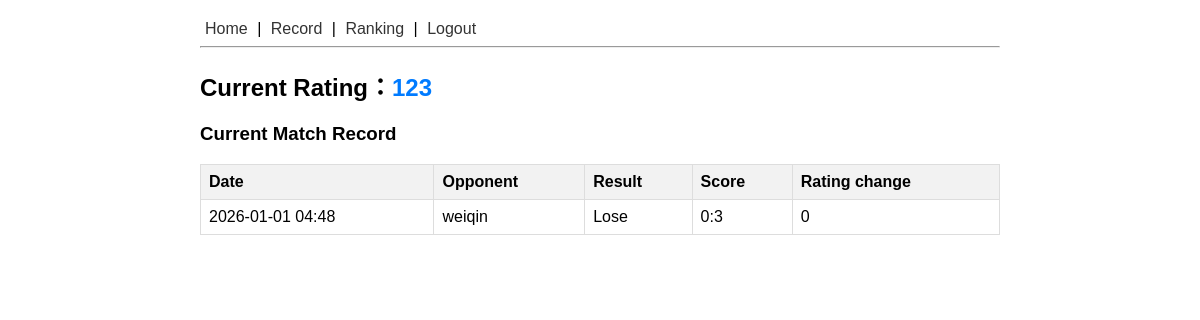
Screenshot of / (signed in) with the database file from the repository.
### tables this page shows
CREATE TABLE matches (
 id INTEGER PRIMARY KEY AUTOINCREMENT,
 user_id INTEGER,
 opponent TEXT,
 result TEXT,
 delta INTEGER,
 score TEXT,
 created_at DATETIME DEFAULT CURRENT_TIMESTAMP
);

### app.py (the view)
@app.route("/")
def index():
    if not login_required():
        return redirect("/login")
    db = get_db()
    cur = db.execute("SELECT rating FROM users WHERE id=?", (session["user_id"],))
    row = cur.fetchone()
    if not row: return redirect("/logout")
    rating = row["rating"]
    matches = db.execute("SELECT opponent, result, delta, created_at, score FROM matches WHERE user_id=? ORDER BY created_at DESC",
                (session["user_id"],)).fetchall()
    if rating == 0:
        return render_template("choose_level.html")
    return render_template("dashboard.html", rating=rating, matches=matches)

### app.py (called while the page is built)
def get_db():
    conn = sqlite3.connect("pingpong.db")
    conn.row_factory = sqlite3.Row
    return conn

def login_required():
    return "user_id" in session

@app.context_processor
def inject_user():
    is_logged_in = "user_id" in session
    is_admin = False
    if is_logged_in:
        db = get_db()
        user = db.execute("SELECT role FROM users WHERE id=?", (session["user_id"],)).fetchone()
        if user and user["role"] == "admin":
            is_admin = True
    return dict(logged_in=is_logged_in, is_admin=is_admin)

### templates/dashboard.html
{% extends 'base.html' %}
{% block content %}
<h2>Current Rating：<span style="color: #007bff;">{{rating}}</span></h2>
<h3>Current Match Record</h3>
{% if matches %}
<table>
    <thead>
        <tr>
            <th>Date</th>
            <th>Opponent</th>
            <th>Result</th>
            <th>Score</th>
            <th>Rating change</th>
        </tr>
    </thead>
    <tbody>
        {% for m in matches %}
        <tr>
            <td>{{m.created_at[:16]}}</td>
            <td>{{m.opponent}}</td>
            <td style="color: {{ 'green' if m.result == 'win' else 'red' }} font-weight: bold;">
                {{ 'Win' if m.result == 'win' else 'Lose' }}
            </td>
            <td>{{m.score}}</td>
            <td>{{ '+' if m.delta > 0 else '' }}{{m.delta}}</td>
        </tr>
        {% endfor %}
    </tbody>
</table>
{% else %}
<p>No match record...</p>
{% endif %}
{% endblock %}

### templates/base.html (style rules this page uses)
body { font-family: sans-serif; padding: 20px; max-width: 800px; margin: 0 auto; }
table { width: 100%; border-collapse: collapse; margin-top: 10px; }
th, td { border: 1px solid #ddd; padding: 8px; text-align: left; }
th { background-color: #f2f2f2; }

### rows the page displays
matches: created_at "2026-01-01 04:48", opponent "weiqin", result "Lose", score "0:3", delta "0"

### other values shown
{{ rating }} "123"
